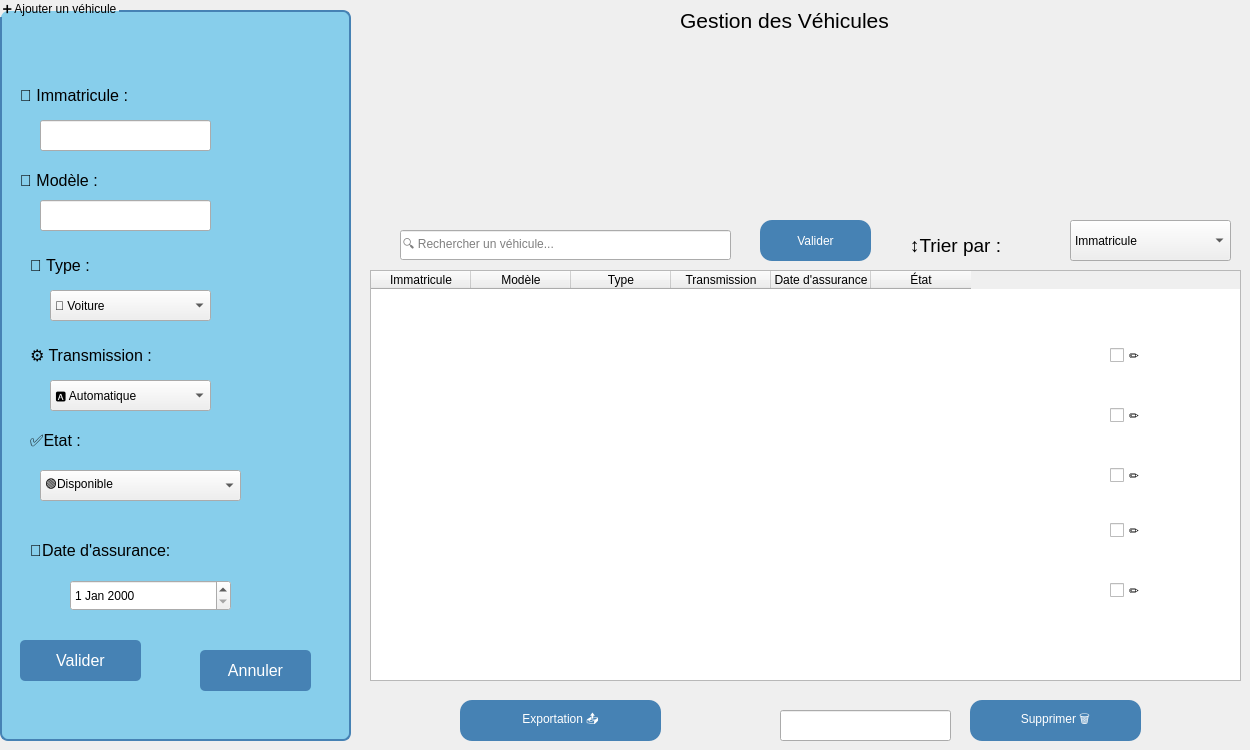
      <widget class="QWidget" name="tabAcceuil">
       <attribute name="title">
        <string>Acceuil</string>
       </attribute>
       <widget class="QLabel" name="labelTitre_2">
        <property name="geometry">
         <rect>
          <x>680</x>
          <y>-10</y>
          <width>471</width>
          <height>61</height>
         </rect>
        </property>
        <property name="font">
         <font>
          <family>Segoe UI</family>
          <pointsize>16</pointsize>
          <italic>false</italic>
          <bold>false</bold>
         </font>
        </property>
        <property name="styleSheet">
         <string notr="true">font: 16pt &quot;Segoe UI&quot;;</string>
        </property>
        <property name="text">
         <string>Gestion des Véhicules</string>
        </property>
       </widget>
       <widget class="QGroupBox" name="groupBoxAjout">
        <property name="geometry">
         <rect>
          <x>0</x>
          <y>0</y>
          <width>351</width>
          <height>741</height>
         </rect>
        </property>
        <property name="styleSheet">
         <string notr="true">QGroupBox {
	font: 900 9pt &quot;Segoe UI&quot;;
	font: 900 9pt &quot;Segoe UI&quot;;
	font: 16pt &quot;Segoe UI&quot;;
  
	background-color: rgb(135, 206, 235);
    border: 2px solid #4682B4;
    border-radius: 8px;
    margin-top: 10px;
}
QPushButton {
    background-color: #4682B4;
    color: white;
    border-radius: 5px;
    padding: 5px;
}
QPushButton:hover {
    background-color: #5A9BD5;
}</string>
        </property>
        <property name="title">
         <string>➕ Ajouter un véhicule</string>
        </property>
        <widget class="QLabel" name="labelImmatricule">
         <property name="geometry">
          <rect>
           <x>20</x>
           <y>80</y>
           <width>201</width>
           <height>31</height>
          </rect>
         </property>
         <property name="font">
          <font>
           <family>Segoe UI</family>
           <pointsize>12</pointsize>
           <italic>false</italic>
           <bold>false</bold>
          </font>
         </property>
         <property name="text">
          <string>🔢 Immatricule :</string>
         </property>
        </widget>
        <widget class="QLineEdit" name="lineEditImmatricule">
         <property name="geometry">
          <rect>
           <x>40</x>
           <y>120</y>
           <width>171</width>
           <height>31</height>
          </rect>
         </property>
        </widget>
        <widget class="QLabel" name="labelModele">
         <property name="geometry">
          <rect>
           <x>20</x>
           <y>170</y>
           <width>171</width>
           <height>21</height>
          </rect>
         </property>
         <property name="font">
          <font>
           <family>Segoe UI</family>
           <pointsize>12</pointsize>
           <italic>false</italic>
           <bold>false</bold>
          </font>
         </property>
         <property name="text">
          <string>🚗 Modèle :</string>
         </property>
        </widget>
        <widget class="QLineEdit" name="lineEditModele">
         <property name="geometry">
          <rect>
           <x>40</x>
           <y>200</y>
           <width>171</width>
           <height>31</height>
          </rect>
         </property>
        </widget>
        <widget class="QLabel" name="labelType">
         <property name="geometry">
          <rect>
           <x>30</x>
           <y>250</y>
           <width>121</width>
           <height>31</height>
          </rect>
         </property>
         <property name="font">
          <font>
           <family>Segoe UI</family>
           <pointsize>12</pointsize>
           <italic>false</italic>
           <bold>false</bold>
          </font>
         </property>
         <property name="text">
          <string>🚛 Type :</string>
         </property>
        </widget>
        <widget class="QComboBox" name="comboBoxType">
         <property name="geometry">
          <rect>
           <x>50</x>
           <y>290</y>
           <width>161</width>
           <height>31</height>
          </rect>
         </property>
         <item>
          <property name="text">
           <string>🚗 Voiture</string>
          </property>
         </item>
         <item>
          <property name="text">
           <string>🚛 Camion</string>
          </property>
         </item>
         <item>
          <property name="text">
           <string>🏍️ Moto</string>
          </property>
         </item>
        </widget>
        <widget class="QPushButton" name="pushButtonValider">
         <property name="geometry">
          <rect>
           <x>20</x>
           <y>640</y>
           <width>121</width>
           <height>41</height>
          </rect>
         </property>
         <property name="font">
          <font>
           <family>Segoe UI</family>
           <pointsize>12</pointsize>
           <italic>false</italic>
           <bold>false</bold>
          </font>
         </property>
         <property name="text">
          <string>Valider</string>
         </property>
        </widget>
        <widget class="QPushButton" name="pushButton_3">
         <property name="geometry">
          <rect>
           <x>200</x>
           <y>650</y>
           <width>111</width>
           <height>41</height>
          </rect>
         </property>
         <property name="font">
          <font>
           <family>Segoe UI</family>
           <pointsize>12</pointsize>
           <italic>false</italic>
           <bold>false</bold>
          </font>
         </property>
         <property name="text">
          <string>Annuler</string>
         </property>
        </widget>
        <widget class="QDateEdit" name="dateEdit_6">
         <property name="geometry">
          <rect>
           <x>70</x>
           <y>580</y>
           <width>161</width>
           <height>31</height>
          </rect>
         </property>
        </widget>
        <widget class="QLabel" name="label_104">
         <property name="geometry">
          <rect>
           <x>30</x>
           <y>540</y>
           <width>241</width>
           <height>20</height>
          </rect>
         </property>
         <property name="font">
          <font>
           <family>Segoe UI</family>
           <pointsize>12</pointsize>
           <italic>false</italic>
           <bold>false</bold>
          </font>
         </property>
         <property name="text">
          <string>📝Date d'assurance:</string>
         </property>
        </widget>
        <widget class="QComboBox" name="comboBox_9">
         <property name="geometry">
          <rect>
           <x>40</x>
           <y>470</y>
           <width>201</width>
           <height>31</height>
          </rect>
         </property>
         <item>
          <property name="text">
           <string>🟢Disponible</string>
          </property>
         </item>
         <item>
          <property name="text">
           <string>🔴Indisponible</string>
          </property>
         </item>
        </widget>
        <widget class="QLabel" name="label_105">
         <property name="geometry">
          <rect>
           <x>30</x>
           <y>420</y>
           <width>101</width>
           <height>41</height>
          </rect>
         </property>
         <property name="font">
          <font>
           <family>Segoe UI</family>
           <pointsize>12</pointsize>
           <italic>false</italic>
           <bold>false</bold>
          </font>
         </property>
         <property name="text">
          <string>✅Etat :</string>
         </property>
        </widget>
        <widget class="QComboBox" name="comboBox_10">
         <property name="geometry">
          <rect>
           <x>50</x>
           <y>380</y>
           <width>161</width>
           <height>31</height>
          </rect>
         </property>
         <item>
          <property name="text">
           <string>🅰️ Automatique</string>
          </property>
         </item>
         <item>
          <property name="text">
           <string>🅼 Manuelle</string>
          </property>
         </item>
        </widget>
        <widget class="QLabel" name="label_106">
         <property name="geometry">
          <rect>
           <x>30</x>
           <y>340</y>
           <width>181</width>
           <height>31</height>
          </rect>
         </property>
         <property name="font">
          <font>
           <family>Segoe UI</family>
           <pointsize>12</pointsize>
           <italic>false</italic>
           <bold>false</bold>
          </font>
         </property>
         <property name="text">
          <string>⚙️ Transmission :</string>
         </property>
        </widget>
       </widget>
       <widget class="QTableWidget" name="tableWidgetVehicules">
        <property name="geometry">
         <rect>
          <x>370</x>
          <y>270</y>
          <width>871</width>
          <height>411</height>
         </rect>
        </property>
        <property name="styleSheet">
         <string notr="true">background-color: #00008B;   /* أزرق غامق */
    color: white;                /* النص أبيض */
    gridline-color: white;       /* لون الخطوط */
    border-radius: 8px;          /* حواف مستديرة */
}
QHeaderView::section {
    background-color: #34495e;   /* رمادي غامق للـ header */
    color: white;
    padding: 4px;
    border: 1px solid #2c3e50;</string>
        </property>
        <column>
         <property name="text">
          <string>Immatricule</string>
         </property>
        </column>
        <column>
         <property name="text">
          <string>Modèle</string>
         </property>
        </column>
        <column>
         <property name="text">
          <string>Type</string>
         </property>
        </column>
        <column>
         <property name="text">
          <string>Transmission</string>
         </property>
        </column>
        <column>
         <property name="text">
          <string>Date d'assurance</string>
         </property>
        </column>
        <column>
         <property name="text">
          <string>État</string>
         </property>
        </column>
       </widget>
       <widget class="QLineEdit" name="lineEditRecherche_2">
        <property name="geometry">
         <rect>
          <x>400</x>
          <y>230</y>
          <width>331</width>
          <height>30</height>
         </rect>
        </property>
        <property name="placeholderText">
         <string>🔍 Rechercher un véhicule...</string>
        </property>
       </widget>
       <widget class="QPushButton" name="pushButtonExporter">
        <property name="geometry">
         <rect>
          <x>460</x>
          <y>700</y>
          <width>201</width>
          <height>41</height>
         </rect>
        </property>
        <property name="styleSheet">
         <string notr="true">background-color: rgb(70, 130, 180);
font: 14pt &quot;Segoe UI&quot;;
font: 900 12pt &quot;Segoe UI&quot;;

    color: white;                /* لون النص */
    border-radius: 12px;         /* الحواف مدوّرة */
    padding: 8px 16px;</string>
        </property>
        <property name="text">
         <string>Exportation 📤</string>
        </property>
       </widget>
       <widget class="QPushButton" name="pushButton_4">
        <property name="geometry">
         <rect>
          <x>760</x>
          <y>220</y>
          <width>111</width>
          <height>41</height>
         </rect>
        </property>
        <property name="styleSheet">
         <string notr="true">background-color: rgb(70, 130, 180);
font: 14pt &quot;Segoe UI&quot;;
font: 900 12pt &quot;Segoe UI&quot;;

    color: white;                /* لون النص */
    border-radius: 12px;         /* الحواف مدوّرة */
    padding: 8px 16px;
</string>
        </property>
        <property name="text">
         <string>Valider</string>
        </property>
       </widget>
       <widget class="QLabel" name="label_107">
        <property name="geometry">
         <rect>
          <x>910</x>
          <y>230</y>
          <width>151</width>
          <height>31</height>
         </rect>
        </property>
        <property name="font">
         <font>
          <family>Segoe UI</family>
          <pointsize>14</pointsize>
          <italic>false</italic>
          <bold>false</bold>
         </font>
        </property>
        <property name="styleSheet">
         <string notr="true">font: 14pt &quot;Segoe UI&quot;;</string>
        </property>
        <property name="text">
         <string>↕️Trier par :</string>
        </property>
       </widget>
       <widget class="QComboBox" name="comboBox_11">
        <property name="geometry">
         <rect>
          <x>1070</x>
          <y>220</y>
          <width>161</width>
          <height>41</height>
         </rect>
        </property>
        <item>
         <property name="text">
          <string>Immatricule</string>
         </property>
        </item>
       </widget>
       <widget class="QCheckBox" name="checkBox_28">
        <property name="geometry">
         <rect>
          <x>1110</x>
          <y>340</y>
          <width>61</width>
          <height>31</height>
         </rect>
        </property>
        <property name="text">
         <string>✏️</string>
        </property>
       </widget>
       <widget class="QCheckBox" name="checkBox_29">
        <property name="geometry">
         <rect>
          <x>1110</x>
          <y>400</y>
          <width>61</width>
          <height>31</height>
         </rect>
        </property>
        <property name="text">
         <string>✏️</string>
        </property>
       </widget>
       <widget class="QCheckBox" name="checkBox_30">
        <property name="geometry">
         <rect>
          <x>1110</x>
          <y>450</y>
          <width>71</width>
          <height>51</height>
         </rect>
        </property>
        <property name="text">
         <string>✏️</string>
        </property>
       </widget>
       <widget class="QCheckBox" name="checkBox_31">
        <property name="geometry">
         <rect>
          <x>1110</x>
          <y>510</y>
          <width>81</width>
          <height>41</height>
         </rect>
        </property>
        <property name="text">
         <string>✏️</string>
        </property>
       </widget>
       <widget class="QCheckBox" name="checkBox_32">
        <property name="geometry">
         <rect>
          <x>1110</x>
          <y>570</y>
          <width>71</width>
          <height>41</height>
         </rect>
        </property>
        <property name="text">
         <string>✏️</string>
        </property>
       </widget>
       <widget class="QPushButton" name="pushButton_31">
        <property name="geometry">
         <rect>
          <x>970</x>
          <y>700</y>
          <width>171</width>
          <height>41</height>
         </rect>
        </property>
        <property name="styleSheet">
         <string notr="true">background-color: rgb(70, 130, 180);
font: 14pt &quot;Segoe UI&quot;;
font: 900 12pt &quot;Segoe UI&quot;;

    color: white;                /* لون النص */
    border-radius: 12px;         /* الحواف مدوّرة */
    padding: 8px 16px;</string>
        </property>
        <property name="text">
         <string>Supprimer 🗑️</string>
        </property>
       </widget>
       <widget class="QLineEdit" name="lineEdit_32">
        <property name="geometry">
         <rect>
          <x>780</x>
          <y>710</y>
          <width>171</width>
          <height>31</height>
         </rect>
        </property>
       </widget>
       <widget class="QLabel" name="label_108">
        <property name="geometry">
         <rect>
          <x>370</x>
          <y>40</y>
          <width>861</width>
          <height>171</height>
         </rect>
        </property>
        <property name="text">
         <string/>
        </property>
        <property name="pixmap">
         <pixmap>../../../Downloads/WhatsApp Image 2025-09-24 at 15.27.43.jpeg</pixmap>
        </property>
       </widget>
      </widget>
